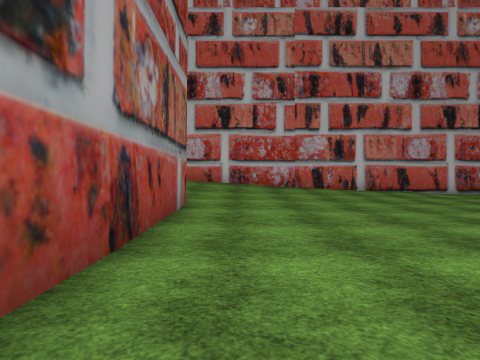
View 1 (above)

24 first-person views from a walk through a Unity game level. The camera is 1.3 m above the floor, looks level and sees 90° across. The floor is counted in squares, 2 m on a side. Each view is taken from the middle of a square. On the plan, view 1 faces up. The plan holds only what a view shows up to about 9 squares ahead; the rest is blank. The place goes on beyond the plan. The player is left out. Some surface patterns are stand-ins.

View 2
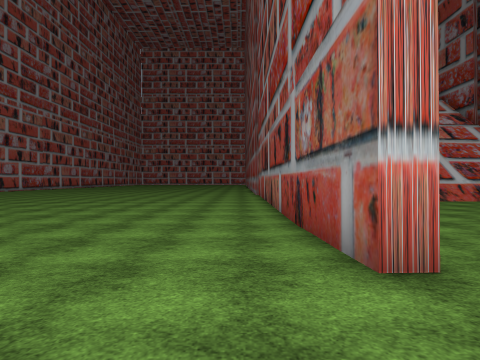

View 3
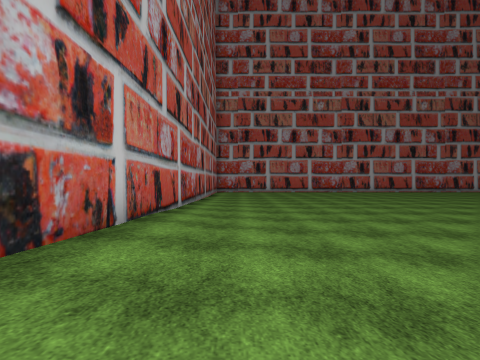

View 4
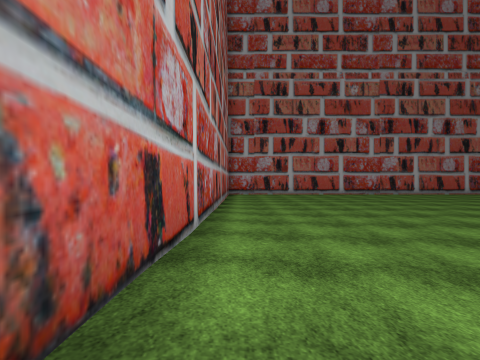

View 5
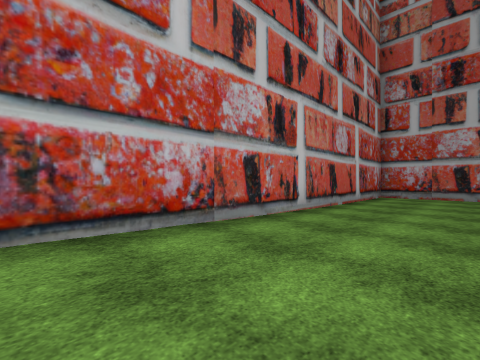

View 6
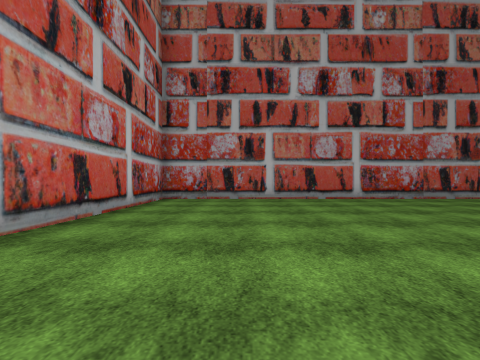

View 7
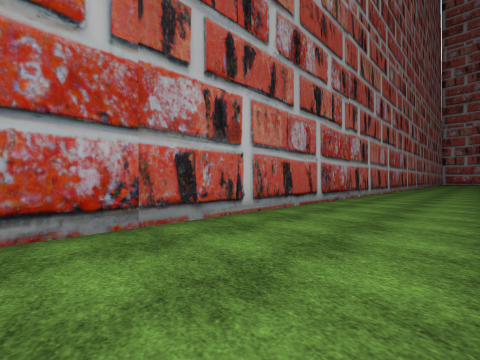

View 8
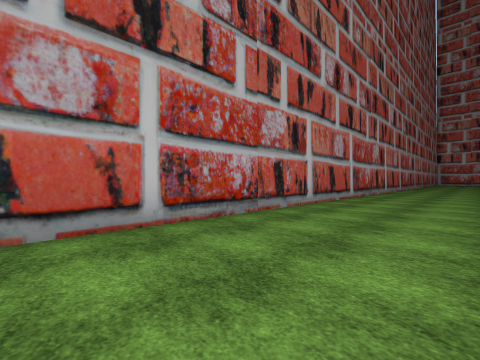

View 9
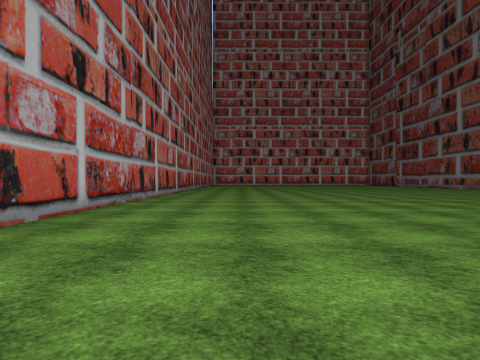

View 10
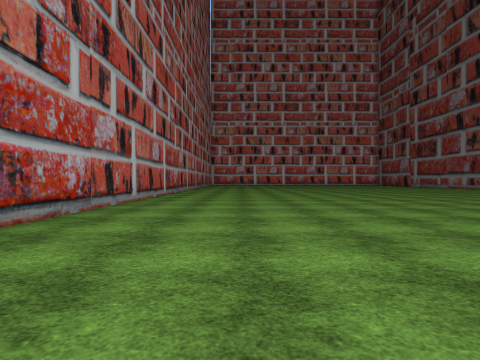

View 11
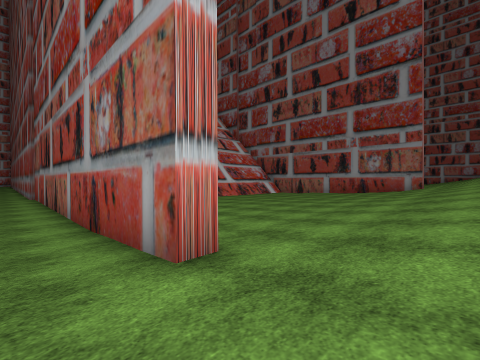

View 12
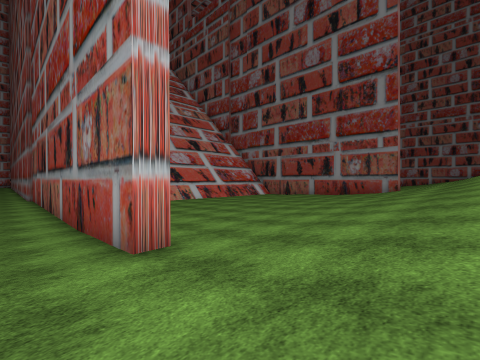

View 13
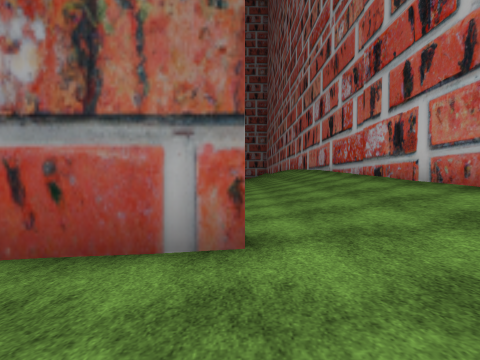

View 14
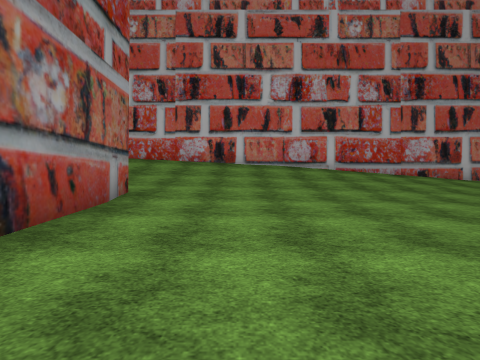

View 15
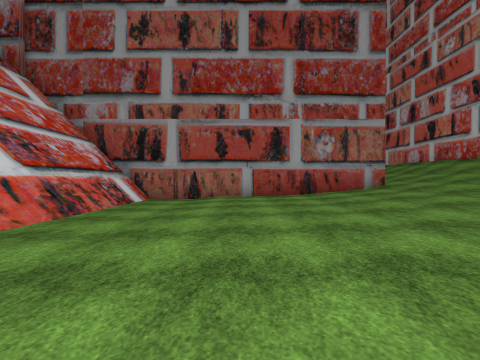

View 16
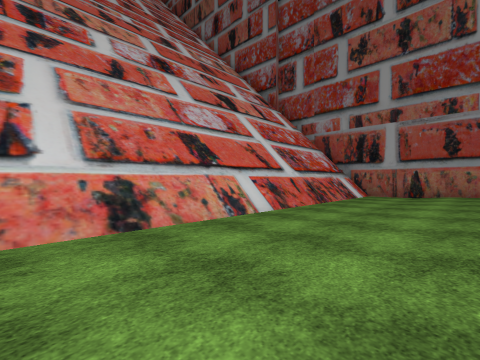

View 17
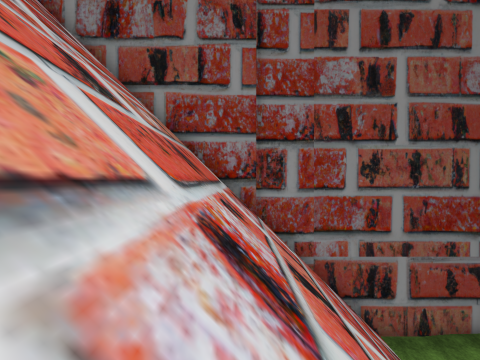

View 18
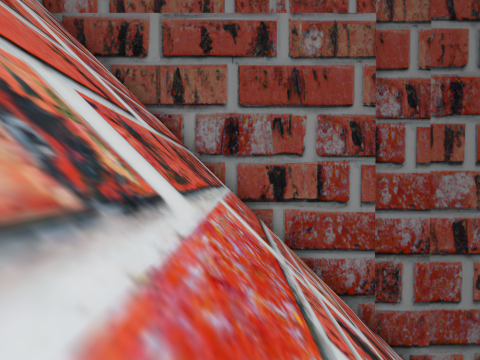

View 19
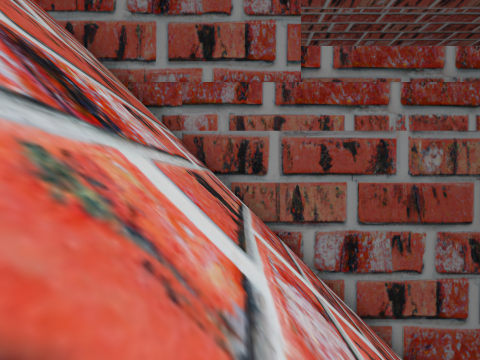

View 20
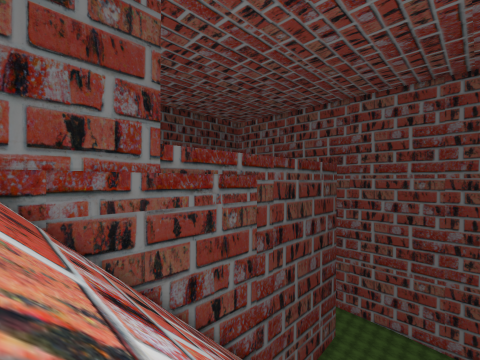

View 21
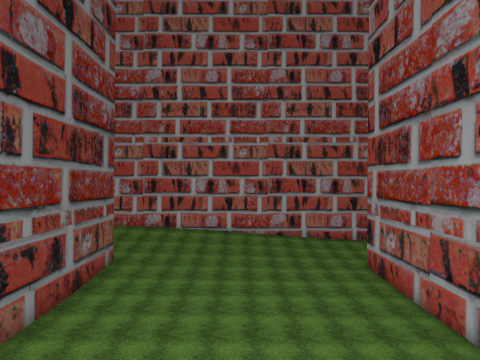

View 22
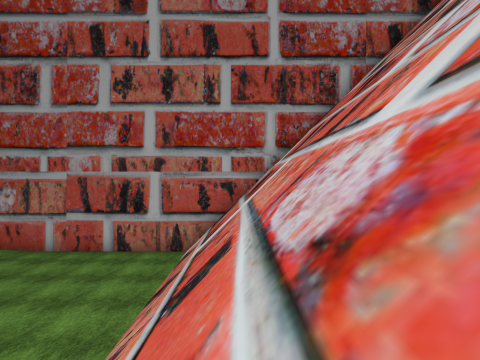

View 23
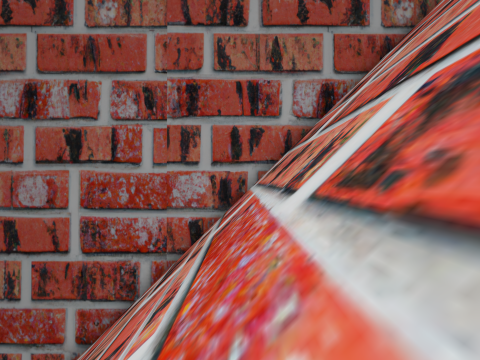

View 24
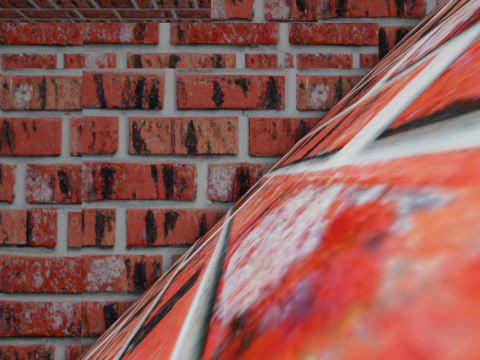

### Floor plan
Key: @ floor where view 1 was taken; # wall or solid block; . main floor; : floor 0.25 m higher than the main floor; + floor 0.5 m higher than the main floor; / step, stairs or slope.
Columns run from 16 left of view 1 to 19 right of it. Each row starts with its distance up from view 1.
  9 ####################################
  8 ///////////////////////:::.........#
  7  ////////////////////:::...........#
  6  //////////////++///:..............#
  5  #//////////+/:#:/:................#
  4  #////////:::::#:..................#
  3  #/////::::::::#...................#
  2  #::::::::::...#...................#
  1  #::::::::.....#.............. ....#
  0  #:::::........#@.......... .. ....#
 -1  #.............#...........    ....#
 -2  #.............#..........     ....#
 -3  #/////////////#.              ....#
 -4  #/////////////#.              ....#
 -5  #/////////////#.              ....#
 -6  #/////////////#               ....#
 -7  #/////////////#               ....#
 -8  ##////////////#               ....#
 -9   #////////////#              .....#
-10   #////////////#             ......#
-11   #////////////#            .......#
-12   #////////////#           ........#
-13   #////////////#          .........#
-14   #////////////#         ..........#
-15   #////////////#        ...........#
-16   #////////////#       ............#
-17   #////////////#       ............#
-18   #////////////#       ............#
-19   #////////////#       ............#

Where each view was taken, in squares from view 1:
view 1: 0 up, 0 right, facing up
view 2: 7 up, 0 right, facing down
view 3: 7 up, 1 right, facing right
view 4: 8 up, 4 right, facing right
view 5: 6 up, 8 right, facing up-right
view 6: 6 up, 10 right, facing right
view 7: 1 up, 15 right, facing down-right
view 8: 4 down, 15 right, facing down-right
view 9: 8 down, 15 right, facing down
view 10: 10 down, 15 right, facing down
view 11: 7 up, 0 right, facing down-left
view 12: 8 up, 0 right, facing down-left
view 13: 5 up, 1 right, facing left
view 14: 0 up, 12 left, facing up
view 15: 0 up, 6 left, facing left
view 16: 0 up, 4 left, facing down-left
view 17: 8 down, 6 left, facing left
view 18: 12 down, 6 left, facing left
view 19: 16 down, 6 left, facing left
view 20: 19 down, 4 left, facing up-left
view 21: 7 down, 8 left, facing up
view 22: 5 down, 10 left, facing right
view 23: 12 down, 10 left, facing right
view 24: 15 down, 10 left, facing right
